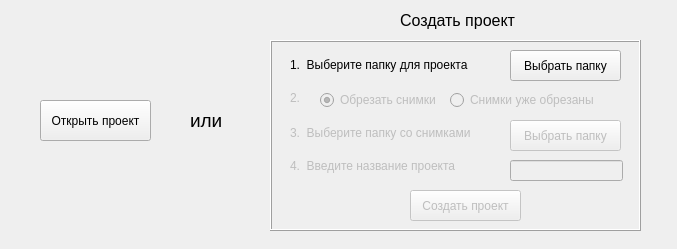
<?xml version="1.0" encoding="UTF-8"?>
<ui version="4.0">
 <class>StartWindow</class>
 <widget class="QDialog" name="StartWindow">
  <property name="geometry">
   <rect>
    <x>0</x>
    <y>0</y>
    <width>677</width>
    <height>249</height>
   </rect>
  </property>
  <property name="sizePolicy">
   <sizepolicy hsizetype="Fixed" vsizetype="Fixed">
    <horstretch>0</horstretch>
    <verstretch>0</verstretch>
   </sizepolicy>
  </property>
  <property name="windowTitle">
   <string>CrystalGrowthTool - Добро пожаловать</string>
  </property>
  <property name="windowIcon">
   <iconset>
    <normaloff>favicon.ico</normaloff>favicon.ico</iconset>
  </property>
  <widget class="QFrame" name="frame">
   <property name="enabled">
    <bool>true</bool>
   </property>
   <property name="geometry">
    <rect>
     <x>270</x>
     <y>40</y>
     <width>371</width>
     <height>191</height>
    </rect>
   </property>
   <property name="frameShape">
    <enum>QFrame::Box</enum>
   </property>
   <property name="frameShadow">
    <enum>QFrame::Raised</enum>
   </property>
   <widget class="QLabel" name="label_choose_project_directory">
    <property name="geometry">
     <rect>
      <x>20</x>
      <y>4</y>
      <width>191</width>
      <height>41</height>
     </rect>
    </property>
    <property name="text">
     <string>1.  Выберите папку для проекта</string>
    </property>
   </widget>
   <widget class="QPushButton" name="button_create_project">
    <property name="enabled">
     <bool>false</bool>
    </property>
    <property name="geometry">
     <rect>
      <x>140</x>
      <y>150</y>
      <width>111</width>
      <height>31</height>
     </rect>
    </property>
    <property name="autoFillBackground">
     <bool>false</bool>
    </property>
    <property name="text">
     <string>Создать проект</string>
    </property>
   </widget>
   <widget class="QPushButton" name="button_choose_project_directory">
    <property name="geometry">
     <rect>
      <x>240</x>
      <y>10</y>
      <width>111</width>
      <height>31</height>
     </rect>
    </property>
    <property name="autoFillBackground">
     <bool>false</bool>
    </property>
    <property name="text">
     <string>Выбрать папку</string>
    </property>
   </widget>
   <widget class="QPushButton" name="button_choose_image_directory">
    <property name="enabled">
     <bool>false</bool>
    </property>
    <property name="geometry">
     <rect>
      <x>240</x>
      <y>80</y>
      <width>111</width>
      <height>31</height>
     </rect>
    </property>
    <property name="autoFillBackground">
     <bool>false</bool>
    </property>
    <property name="text">
     <string>Выбрать папку</string>
    </property>
   </widget>
   <widget class="QLabel" name="label_choose_image_directory">
    <property name="enabled">
     <bool>false</bool>
    </property>
    <property name="geometry">
     <rect>
      <x>20</x>
      <y>82</y>
      <width>181</width>
      <height>21</height>
     </rect>
    </property>
    <property name="text">
     <string>3.  Выберите папку со снимками</string>
    </property>
   </widget>
   <widget class="QLabel" name="label_choose_project_name">
    <property name="enabled">
     <bool>false</bool>
    </property>
    <property name="geometry">
     <rect>
      <x>20</x>
      <y>110</y>
      <width>171</width>
      <height>31</height>
     </rect>
    </property>
    <property name="text">
     <string>4.  Введите название проекта</string>
    </property>
   </widget>
   <widget class="QRadioButton" name="radiobutton_do_crop">
    <property name="enabled">
     <bool>false</bool>
    </property>
    <property name="geometry">
     <rect>
      <x>50</x>
      <y>50</y>
      <width>121</width>
      <height>20</height>
     </rect>
    </property>
    <property name="text">
     <string>Обрезать снимки</string>
    </property>
    <property name="checked">
     <bool>true</bool>
    </property>
   </widget>
   <widget class="QRadioButton" name="radiobutton_do_not_crop">
    <property name="enabled">
     <bool>false</bool>
    </property>
    <property name="geometry">
     <rect>
      <x>180</x>
      <y>50</y>
      <width>161</width>
      <height>20</height>
     </rect>
    </property>
    <property name="text">
     <string>Снимки уже обрезаны</string>
    </property>
   </widget>
   <widget class="QLabel" name="label_crop_images">
    <property name="enabled">
     <bool>false</bool>
    </property>
    <property name="geometry">
     <rect>
      <x>20</x>
      <y>50</y>
      <width>21</width>
      <height>16</height>
     </rect>
    </property>
    <property name="text">
     <string>2.</string>
    </property>
   </widget>
   <widget class="QLineEdit" name="input_project_name">
    <property name="enabled">
     <bool>false</bool>
    </property>
    <property name="geometry">
     <rect>
      <x>240</x>
      <y>120</y>
      <width>113</width>
      <height>21</height>
     </rect>
    </property>
   </widget>
  </widget>
  <widget class="QPushButton" name="button_open_project">
   <property name="geometry">
    <rect>
     <x>40</x>
     <y>100</y>
     <width>111</width>
     <height>41</height>
    </rect>
   </property>
   <property name="text">
    <string>Открыть проект</string>
   </property>
   <property name="autoDefault">
    <bool>true</bool>
   </property>
  </widget>
  <widget class="QLabel" name="label_or">
   <property name="geometry">
    <rect>
     <x>190</x>
     <y>100</y>
     <width>41</width>
     <height>41</height>
    </rect>
   </property>
   <property name="font">
    <font>
     <pointsize>14</pointsize>
    </font>
   </property>
   <property name="text">
    <string>или</string>
   </property>
  </widget>
  <widget class="QLabel" name="label_create_project">
   <property name="geometry">
    <rect>
     <x>400</x>
     <y>10</y>
     <width>121</width>
     <height>21</height>
    </rect>
   </property>
   <property name="font">
    <font>
     <pointsize>12</pointsize>
    </font>
   </property>
   <property name="text">
    <string>Создать проект</string>
   </property>
  </widget>
 </widget>
 <resources/>
 <connections/>
</ui>
